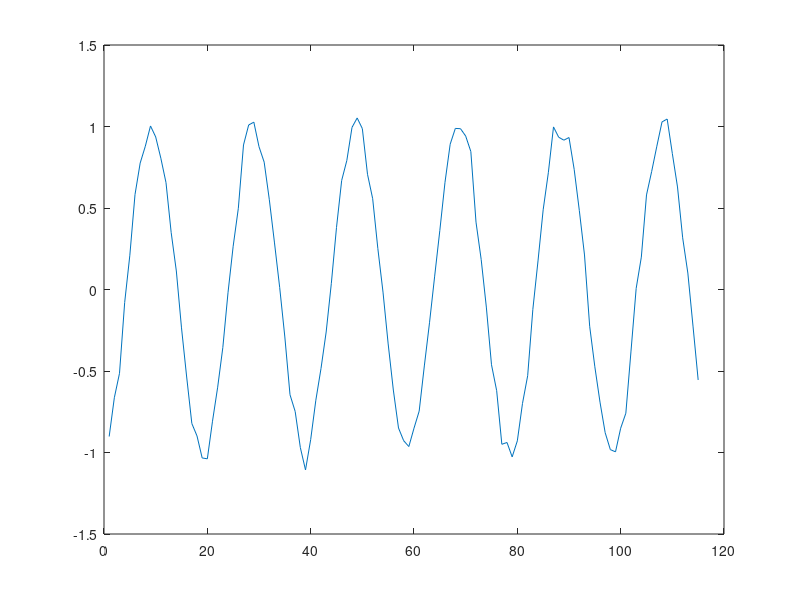

The MATLAB source for this figure: (Note: this script raises an error after producing the figure.)
clear all;
close all;
Fe=1000;
Fs=50.5;
N=115;
S=sin(2*pi*Fs/Fe*(0:N-1)-pi/3)+randn(1,N)*0.05;
figure();
plot(S);
Sp=GreatestPeriodicSequence(S);
figure();
plot(Sp);
